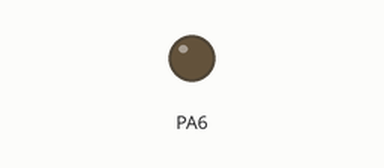
Recording of a program running on a simulated STM32 Blue Pill. Shown: output pins drawn as LEDs (lit = HIGH). The modem accepts every AT command (registered, SIM ready, sends succeed) and sends nothing else; what the program prints to the serial monitor is not drawn.

Above: at 0.0 s.
At 2.1 s:
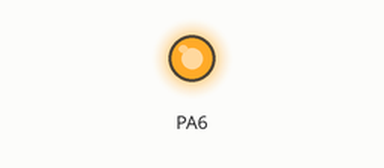
Timing chart, 0 to 4.5 s (numbered marks = the images above):
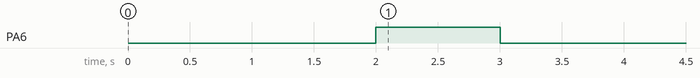

The program:

main.cpp
```cpp
#include <Arduino.h>
//#include <SoftwareSerial.h>
//SoftwareSerial Serial1(PA2, PA3);

void ShowSerialData()
{
  while (Serial1.available() != 0)
    Serial.write(Serial1.read());
  delay(200);

}

void setup() {
  pinMode(PIN_A6, OUTPUT);

  // initialize both serial ports:
  Serial.begin(115200);
  Serial1.begin(115200);

  delay(2000);
  digitalWrite(PIN_A6, HIGH);
  delay(1000);
  digitalWrite(PIN_A6, LOW);
  delay(30000);
}

void loop() {


  if (Serial1.available())
  Serial.write(Serial1.read());

  Serial1.println("AT");
  delay(500);

  Serial1.println("AT+CSQ");
  delay(1000);
  ShowSerialData();

  Serial1.println("AT+CPIN?");
  delay(500);
  ShowSerialData();

  Serial1.println("AT+COPS?");
  delay(500);
  ShowSerialData();

  Serial1.println("AT+CREG?");
  delay(500);
  ShowSerialData();

  Serial1.println("AT+CGPS=1, 1");
  delay(500);
  ShowSerialData();

  Serial1.println("AT+CGPSINFO");
  delay(500);
  ShowSerialData();

  Serial1.println("AT+CGMI");
  delay(500);
  ShowSerialData();

  Serial1.println("AT+CNMP=2");
  delay(1000);
  ShowSerialData();

  Serial1.println("AT+HTTPINIT");
  delay(10000);
  ShowSerialData();


 //JSON format data stream
  String sendtoserver;
  sendtoserver+= "{\"imei_number\":";
  sendtoserver+= "\"001\"";
  sendtoserver+=",\r\n";
  sendtoserver+= "\"dynamic_ip\":";
  sendtoserver+= "\"11319\"";
  sendtoserver+=",\r\n";
  sendtoserver+= "\"lat\":";
  sendtoserver+= "\"23.86205672265129\"";
  sendtoserver+=",\r\n";
  sendtoserver+= "\"lon\":";
  sendtoserver+= "\"90.3986622726246\"";
  sendtoserver+=",\r\n";
  sendtoserver+= "\"battery_health\":";
  sendtoserver+= "\"75\"";
  sendtoserver+=",\r\n";
  sendtoserver+= "\"temperature\":";
  sendtoserver+= "\"24\"";
  sendtoserver+=",\r\n";
  sendtoserver+= "\"added_time\":";
  sendtoserver+= "\"1638338256\"";
  sendtoserver+=",\r\n";
  sendtoserver+= "\"outpost_id\":";
  sendtoserver+= "\"3\"";
  sendtoserver+=",\r\n";
  sendtoserver+= "\"is_emergency\":";
  sendtoserver+= "\"1\"";
  sendtoserver+= "}";

  delay(1000);

  //API Address
  Serial1.println("AT+HTTPPARA=\"URL\",\"https://ebs.premiumcloudhost.com/api/user-data-update\""); //Server address
  delay(1000);
  ShowSerialData();

  Serial1.println("AT+HTTPPARA=\"CONTENT\",\"application/json\"");
  delay(1000);
  ShowSerialData();

  // Serial1.println("AT+HTTPPARA=\"ACCEPT\",\"application/json\"");
  // delay(1000);
  // ShowSerialData();

 //String length
  Serial1.println("AT+HTTPDATA=" + String(sendtoserver.length()+1) + ",10000");
  Serial.println(sendtoserver);
  delay(2000);
  ShowSerialData();

 //sending data to server
  Serial1.println(sendtoserver);
  delay(1000);
  ShowSerialData();

  Serial1.println("AT+HTTPACTION=1");
  delay(1000);
  ShowSerialData();

  Serial1.println("AT+HTTPREAD");
  delay(1000);
  ShowSerialData();

  Serial1.println("AT+HTTPTERM");
  delay(500);
  ShowSerialData();


  /********************GPRS Communication Stops********************/
  /********************GSM Communication********************/
}
```
